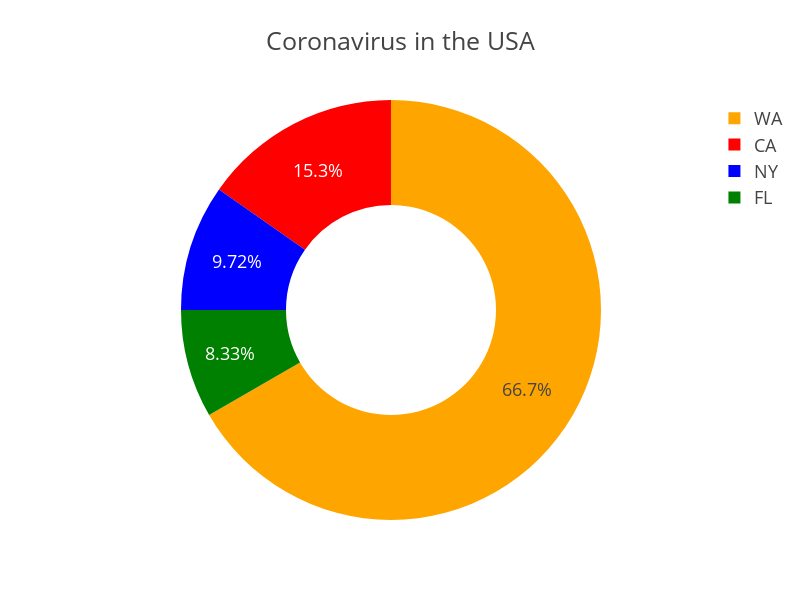

Notebook cell for this chart:
### Code cell
import pandas as pd     #(version 1.0.0)
import plotly           #(version 4.5.4) #pip install plotly==4.5.4
import plotly.express as px
import plotly.io as pio

#------------------------------------------------------------------------
# Filter the data
# Data from https://covidtracking.com/api/
df = pd.read_csv("covid-19-states-daily.csv")
df['dateChecked'] = pd.to_datetime(df['dateChecked'])
df = df[df['dateChecked'].dt.date.astype(str) == '2020-03-17']
df = df[df['death']>=5]
print (df)

pie_chart = px.pie(
        data_frame=df,
        values='death',
        names='state',
        color='state',                      #differentiate markers (discrete) by color
        color_discrete_sequence=["red","green","blue","orange"],     #set marker colors
        # color_discrete_map={"WA":"yellow","CA":"red","NY":"black","FL":"brown"},
        hover_name='negative',              #values appear in bold in the hover tooltip
        # hover_data=['positive'],            #values appear as extra data in the hover tooltip
        # custom_data=['total'],              #values are extra data to be used in Dash callbacks
        labels={"state":"the State"},       #map the labels
        title='Coronavirus in the USA',     #figure title
        template='presentation',            #'ggplot2', 'seaborn', 'simple_white', 'plotly',
                                            #'plotly_white', 'plotly_dark', 'presentation',
                                            #'xgridoff', 'ygridoff', 'gridon', 'none'
        width=800,                          #figure width in pixels
        height=600,                         #figure height in pixels
        hole=0.5,                           #represents the hole in middle of pie
        )

#pie_chart.update_traces(textposition='outside', textinfo='percent+label',
 #                        marker=dict(line=dict(color='#000000', width=4)),
 #                       pull=[0, 0, 0.2, 0], opacity=0.7, rotation=180)



pio.show(pie_chart)

### Figure 1 — Plotly figure (JSON) as saved in the notebook; plotly's stock layout.template omitted (floating-point values rounded to 4 significant figures)
{"data": [{"customdata": [["CA"], ["FL"], ["NY"], ["WA"]], "domain": {"x": [0, 1], "y": [0, 1]}, "hole": 0.5, "hovertemplate": "<b>%{hovertext}</b><br><br>the State=%{customdata[0]}<br>death=%{value}<extra></extra>", "hovertext": [7981, 940, 5506, 11582], "labels": ["CA", "FL", "NY", "WA"], "legendgroup": "", "marker": {"colors": ["red", "green", "blue", "orange"]}, "name": "", "showlegend": true, "type": "pie", "values": [11, 6, 7, 48]}], "layout": {"height": 600, "legend": {"tracegroupgap": 0}, "piecolorway": ["red", "green", "blue", "orange"], "title": {"text": "Coronavirus in the USA"}, "width": 800}}
